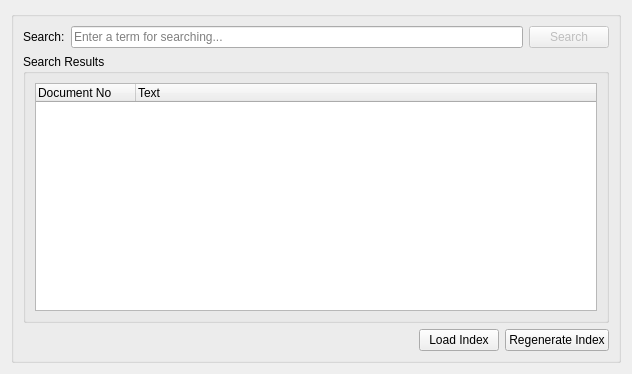
<?xml version="1.0" encoding="UTF-8"?>
<ui version="4.0">
 <class>SearchEngineMainWindow</class>
 <widget class="QDialog" name="SearchEngineMainWindow">
  <property name="geometry">
   <rect>
    <x>0</x>
    <y>0</y>
    <width>632</width>
    <height>374</height>
   </rect>
  </property>
  <property name="windowTitle">
   <string>Search Engine</string>
  </property>
  <layout class="QGridLayout" name="gridLayout_3">
   <item row="0" column="0">
    <widget class="QGroupBox" name="groupBox">
     <property name="title">
      <string/>
     </property>
     <layout class="QGridLayout" name="gridLayout_2">
      <item row="0" column="0">
       <layout class="QHBoxLayout" name="horizontalLayout">
        <item>
         <widget class="QLabel" name="label">
          <property name="text">
           <string>Search:</string>
          </property>
         </widget>
        </item>
        <item>
         <widget class="QLineEdit" name="lineEditQuery">
          <property name="placeholderText">
           <string>Enter a term for searching...</string>
          </property>
         </widget>
        </item>
        <item>
         <widget class="QPushButton" name="pushButtonSearch">
          <property name="enabled">
           <bool>false</bool>
          </property>
          <property name="text">
           <string>Search</string>
          </property>
         </widget>
        </item>
       </layout>
      </item>
      <item row="1" column="0">
       <widget class="QGroupBox" name="groupBoxSearchResults">
        <property name="title">
         <string>Search Results</string>
        </property>
        <layout class="QGridLayout" name="gridLayout">
         <item row="0" column="0">
          <widget class="QTreeWidget" name="treeWidgetResults">
           <property name="alternatingRowColors">
            <bool>true</bool>
           </property>
           <property name="uniformRowHeights">
            <bool>false</bool>
           </property>
           <property name="headerHidden">
            <bool>false</bool>
           </property>
           <column>
            <property name="text">
             <string>Document No</string>
            </property>
           </column>
           <column>
            <property name="text">
             <string>Text</string>
            </property>
           </column>
          </widget>
         </item>
        </layout>
       </widget>
      </item>
      <item row="2" column="0">
       <layout class="QHBoxLayout" name="horizontalLayout_2">
        <item>
         <widget class="QLabel" name="labelIndexInfo">
          <property name="text">
           <string/>
          </property>
         </widget>
        </item>
        <item>
         <spacer name="horizontalSpacer">
          <property name="orientation">
           <enum>Qt::Horizontal</enum>
          </property>
          <property name="sizeHint" stdset="0">
           <size>
            <width>40</width>
            <height>20</height>
           </size>
          </property>
         </spacer>
        </item>
        <item>
         <widget class="QPushButton" name="pushButtonLoad">
          <property name="text">
           <string>Load Index</string>
          </property>
         </widget>
        </item>
        <item>
         <widget class="QPushButton" name="pushButtonGenerate">
          <property name="text">
           <string>Regenerate Index</string>
          </property>
         </widget>
        </item>
       </layout>
      </item>
     </layout>
    </widget>
   </item>
  </layout>
  <zorder>groupBox</zorder>
  <zorder>horizontalSpacer</zorder>
 </widget>
 <resources/>
 <connections/>
</ui>
